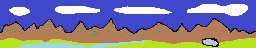
#> input picture images/land1.jpg, 256 x 48 px
$ python overlay.py ../images/land1.jpg out.png ../images/land1.jpg ../images/land1.jpg
#> lines starting #> are read from the running program, lines starting #| are printed output that depends on the picture
import sys
import os.path
from PIL import Image
from collections import defaultdict

# Usage: inputFile outputFile
# FIXME: use a real command line parser

def main():

    apple2_palette = [
        0,   0,   0,        # black
        153, 3,   95,       # red(ish)
        66,  4,   225,      # dark blue
        202, 19,  254,      # purple
        0,   115, 16,       # dark green
        127, 127, 127,      # gray 1
        36,  151, 244,      # medium blue
        170, 162, 255,      # light blue
        79,  81,  1,        # brown
        240, 92,  0,        # orange
        127, 127, 127,      # gray 2
        255, 133, 225,      # pink
        18,  202, 7,        # light green
        206, 212, 19,       # yellow
        81,  245, 149,      # aqua
        255, 255, 255       # white
    ];

    line_address = [
        0x0000,             # 0
        0x0080,             # 1
        0x0100,             # 2
        0x0180,             # 3
        0x0200,             # 4
        0x0280,             # 5
        0x0300,             # 6
        0x0380,             # 7
        0x0028,             # 8
        0x00A8,             # 9
        0x0128,             # 10
        0x01A8,             # 11
        0x0228,             # 12
        0x02A8,             # 13
        0x0328,             # 14
        0x03A8,             # 15
        0x0050,             # 16
        0x00D0,             # 17
        0x0150,             # 18
        0x01D0,             # 19
        0x0250,             # 20
        0x02D0,             # 21
        0x0350,             # 22
        0x03D0,             # 23
    ];


    # create dummy image with apple2 low res palette
    p_img = Image.new('P', (40, 48))
#> p_img: PIL image 40x48 P; every value is 0
    p_img.putpalette(apple2_palette * 16)


    print(";","--------------------------------------------------------------------")

    infile = sys.argv[1]
    outfile = sys.argv[2]
    # width = int(sys.argv[3])
    # height = int(sys.argv[4])

    im = Image.open(infile)
#> im is the input picture: PIL image 256x48 RGB; mean R, G, B 128.8, 124.5, 152.4
    print(";",infile,im.format, im.size, im.mode)
#| ; ../images/land1.jpg JPEG (256, 48) RGB
    #im = im.resize((width,height)).quantize(palette=p_img, dither=0)
    im = im.convert('RGB').quantize(palette=p_img, dither=0)
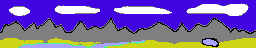
#> im: PIL image 256x48 P; mean R, G, B 119.9, 96.3, 169.8
    im.save(outfile)
    print(";",outfile,im.format, im.size, im.mode)
#| ; out.png None (256, 48) P

    # assume 0,0 is the backgound color
    background = im.getpixel((0,0))
#> background = 2
    print("; assume background = ",background)
#| ; assume background =  2

    # put bytes into 3 buckets, full, even (low-nibble) or odd (high-nibble)
    fullByte = defaultdict(list)
    evenByte = {}
    oddByte = {}

    for y in range(0,im.size[1],2):
        for x in range(im.size[0]):
            # combine 2 pixel row into 1 byte
            evenPixel = im.getpixel((x,y))
            oddPixel  = im.getpixel((x,y+1))
            address = line_address[y//2]+x;
            value = evenPixel + oddPixel*16

            # print("address:",address)
            # print("value:",value)

            if (evenPixel != background) and (oddPixel != background):
                fullByte[value].append(address)
            elif (evenPixel != background):
                evenByte[address] = evenPixel
            elif (oddPixel != background):
                oddByte[address] = oddPixel*16
#> after the loop, evenByte = 20 items; oddByte = 144 items

    name = os.path.basename(os.path.splitext(outfile)[0])

    for addressOffset in [0x400,0x800]:
        print("{}:".format(name + "_" + hex(addressOffset)))
        print("  ; full bytes")
        for value, addressList in fullByte.items():
            hexValue = hex(int(value))
            print("  lda #${}".format(hexValue[2:]))
            for address in addressList:
                hexAddress = hex(address+addressOffset)
                print("  sta ${}".format(hexAddress[2:]))

        print("  ; even bytes")
        for address, value in evenByte.items():
            hexValue = hex(int(value))
            hexAddress = hex(address+addressOffset)
            print("  lda ${}".format(hexAddress[2:]))
            print("  and #$f0")
            if (value != 0):
                print("  ora #${}".format(hexValue[2:]))
            print("  sta ${}".format(hexAddress[2:]))

        print("  ; odd bytes")
        for address, value in oddByte.items():
            hexValue = hex(int(value))
            hexAddress = hex(address+addressOffset)
            print("  lda ${}".format(hexAddress[2:]))
            print("  and #$0f")
            if (value != 0):
                print("  ora #${}".format(hexValue[2:]))
            print("  sta ${}".format(hexAddress[2:]))

        print("  rts")

main()
